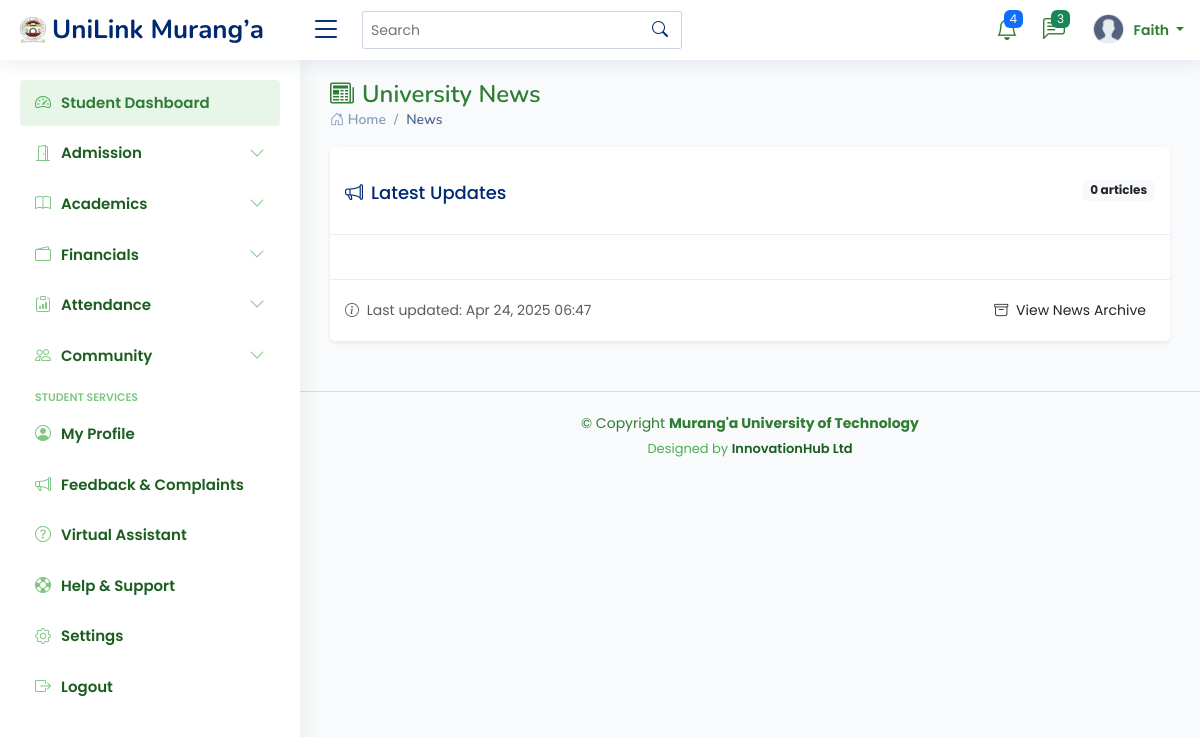
Before: /news/ (signed in) with the older database file.
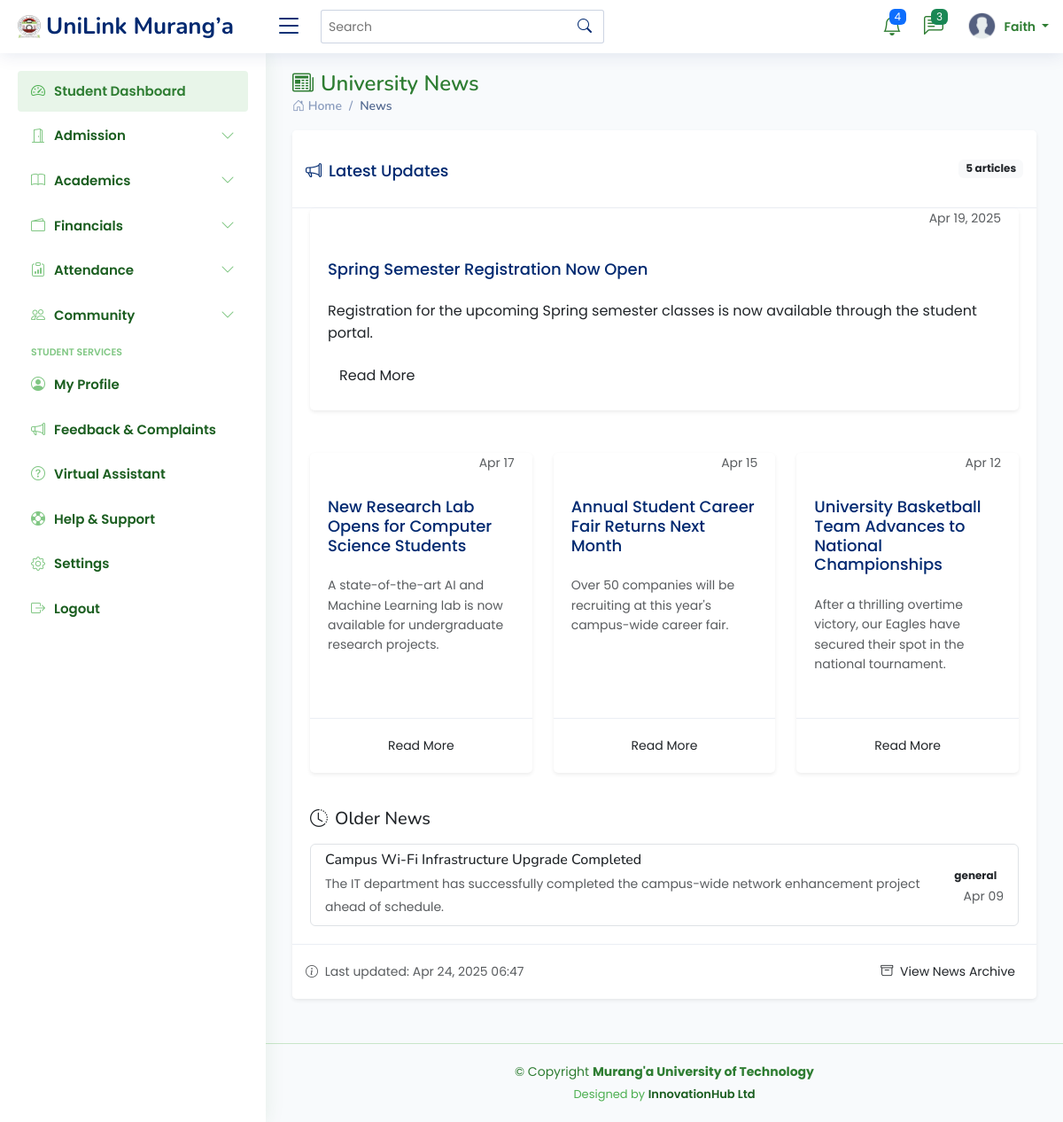
After: the same page with the newer database file.
### students_portal/models.py (models this page shows, shortened)
class NewsArticle(models.Model):
    CATEGORY_CHOICES = [
        ('academic', 'Academic'),
        ('event', 'Events'),
        ('announcement', 'Announcements'),
        ('sports', 'Sports'),
        ('general', 'General'),
    ]
    title = models.CharField(max_length=200)
    summary = models.TextField()
    content = models.TextField()
    category = models.CharField(max_length=20, choices=CATEGORY_CHOICES, default='general')
    image = models.ImageField(upload_to='news_images/', blank=True, null=True)
    author = models.ForeignKey(User, on_delete=models.SET_NULL, null=True)
    publish_date = models.DateTimeField(default=timezone.now)
    is_published = models.BooleanField(default=True)
    created_at = models.DateTimeField(auto_now_add=True)
    updated_at = models.DateTimeField(auto_now=True)
    class Meta:
        ordering = ['-publish_date']
        verbose_name = 'News Article'
        verbose_name_plural = 'News Articles'

### students_portal/views.py (the view)
# urls.py: path('news/', views.student_news, name='student_news'),
@login_required
def student_news(request):
    news_articles = NewsArticle.objects.filter(is_published=True).order_by('-publish_date')
    context = {
        'news_articles': news_articles,
        'featured_article': news_articles.first() if news_articles.exists() else None,
        'regular_articles': news_articles[1:4] if news_articles.count() > 1 else [],
        'older_articles': news_articles[4:] if news_articles.count() > 4 else []
    }
    return render(request, 'news/student_news.html', context)

### templates/news/student_news.html (shortened to what the changed rows need)
{% extends 'base/base.html'%}
{% load static %}
{% block content %}
<div class="pagetitle">
    <h1><i class="bi bi-newspaper me-2"></i>University News</h1>
</div>
<section class="section">
    <div class="row">
        <div class="col-lg-12">
            <div class="card border-0 shadow-sm">
                <div class="card-header bg-university-primary text-white">
                    <div class="d-flex justify-content-between align-items-center">
                        <h5 class="card-title mb-0"><i class="bi bi-megaphone me-2"></i>Latest Updates</h5>
                        <span class="badge bg-light text-dark">
                            {{ news_articles|length }} article{{ news_articles|length|pluralize }}
                        </span>
                    </div>
                </div>
                <div class="card-body">
                    {% if featured_article %}
                    <div class="mb-5">
                        <div class="card border-0 shadow-sm">
                            <div class="card-body">
                                <div class="d-flex justify-content-between align-items-center mb-3">
                                    <span class="badge bg-university-primary">{{ featured_article.category }}</span>
                                    <small class="text-muted">{{ featured_article.publish_date|date:"M d, Y" }}</small>
                                </div>
                                <h3 class="card-title">{{ featured_article.title }}</h3>
                                <p class="card-text">{{ featured_article.summary }}</p>
                                <a href="#" class="btn btn-university">Read More</a>
                            </div>
                        </div>
                    </div>
                    {% endif %}
                    <div class="row mb-4">
                        {% for article in regular_articles %}
                        <div class="col-md-4 mb-3">
                            <div class="card h-100 border-0 shadow-sm">
                                <div class="card-body">
                                    <div class="d-flex justify-content-between align-items-center mb-2">
                                        <span class="badge bg-university-secondary">{{ article.category }}</span>
                                        <small class="text-muted">{{ article.publish_date|date:"M d" }}</small>
                                    </div>
                                    <h5 class="card-title">{{ article.title }}</h5>
                                    <p class="card-text text-muted small">{{ article.summary|truncatewords:20 }}</p>
                                </div>
                                <div class="card-footer bg-transparent">
                                    <a href="#" class="btn btn-sm btn-outline-university w-100">Read More</a>
                                </div>
                            </div>
                        </div>
                        {% endfor %}
                    </div>
                    {% if older_articles %}
                    <h5 class="text-university mb-3"><i class="bi bi-clock-history me-2"></i>Older News</h5>
                    <div class="list-group">
                        {% for article in older_articles %}
                        <a href="#" class="list-group-item list-group-item-action">
                            <div class="d-flex justify-content-between align-items-center">
                                <div>
                                    <h6 class="mb-1">{{ article.title }}</h6>
                                    <small class="text-muted">{{ article.summary|truncatewords:15 }}</small>
                                </div>
                                <div class="text-end">
                                    <span class="badge bg-university-light text-dark">{{ article.category }}</span>
                                    <small class="text-muted d-block">{{ article.publish_date|date:"M d" }}</small>
                                </div>
                            </div>
                        </a>
                        {% endfor %}
                    </div>
                    {% endif %}
                </div>
            </div>
        </div>
    </div>
</section>
{% endblock %}

Changed rows visible on the page:
added NewsArticle: publish_date "Apr 19, 2025", title "Spring Semester Registration Now Open", summary "Registration for the upcoming Spring semester classes is now available through the student portal."
added NewsArticle: publish_date "Apr 17", title "New Research Lab Opens for Computer Science Students", summary "A state-of-the-art AI and Machine Learning lab is now available for undergraduate research projects.", shown under "Spring Semester Registration Now Open"
added NewsArticle: publish_date "Apr 15", title "Annual Student Career Fair Returns Next Month", summary "Over 50 companies will be recruiting at this year's campus-wide career fair.", shown under "Spring Semester Registration Now Open"
added NewsArticle: publish_date "Apr 12", title "University Basketball Team Advances to National Championships", summary "After a thrilling overtime victory, our Eagles have secured their spot in the national tournament.", shown under "Spring Semester Registration Now Open"
added NewsArticle: title "Campus Wi-Fi Infrastructure Upgrade Completed", summary "The IT department has successfully completed the campus-wide network enhancement project ahead of schedule.", category "general", publish_date "Apr 09", shown under "Older News"
Other visible differences:
{{ news_articles|length }}: "0" → "5"
text now shown: "Read More Older News"
